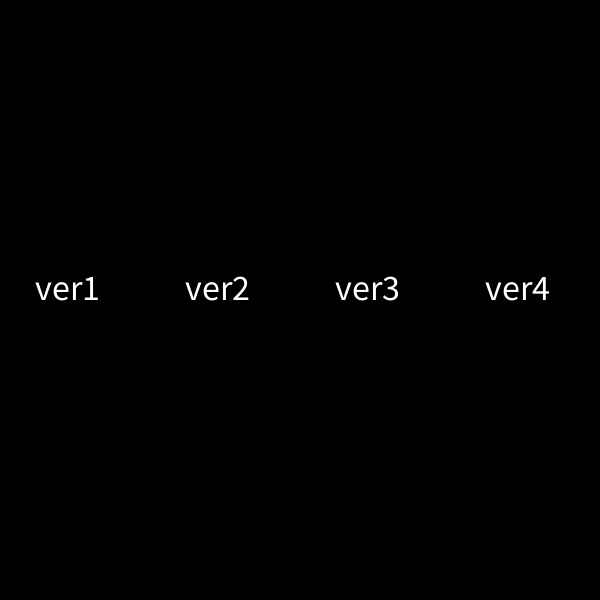
Frame 1 (no input)
Frame 60 (the mouse pressed at the canvas centre just before this capture): identical to frame 1, image omitted
Frame 120 (the mouse held since frame 60 and released just before this capture): identical to frame 1, image omitted

The Processing sketch that drew this single still picture (run headless with seeded random() and noise(); from frame 60 on, the mouse is pressed at the canvas centre):

// Processing sketch: processing_156970
// ── processing_156970.pde

float[] xpos = new float[70];
float[] ypos = new float[70];

String[] versions = { 
  "ver1", 
  "ver2", 
  "ver3", 
  "ver4"
};

void setup() {
  size(600, 600);   
  for ( int i = 0 ; i < xpos.length; i++ ) {
    xpos[i] = 0; 
    ypos[i] = 0;
  }
}

void draw() {
  background(0); 


  fill(255); 
  textSize(36); 
  for ( int i = 0; i < versions.length; i++ ) {
    text(versions[i], i*width/4+35, height/2);
  }

  //   for (int i = 0; i < width; i++ ) {
  //   float r = map(i, 0, width, 100, 255);
  //   float g = map(i, 0, width, 200, 150); 
  //   stroke(r,g,100); 
  //   line(i, 0, i, height);
  // } 


  xpos[xpos.length - 1] = mouseX;
  ypos[ypos.length - 1] = mouseY; 

  for ( int i = 0 ; i < xpos.length-1; i++ ) {
    xpos[i] = xpos[i+1];
    ypos[i] = ypos[i+1];
  } 
  noCursor();
  noStroke(); 
  for (int i = 0 ; i < xpos.length - 1; i++ ) {

    if ( mouseX > 0 && mouseX < width/4 ) {
      float b = map(i, 0, xpos.length, 0, 255);
      float sz = map(i, 0, xpos.length, 0, 50); 
      //fill(b); 
      //ellipse(xpos[i], ypos[i], sz, sz); 
      stroke(b);  
      strokeWeight(sz); 
      line(xpos[i], ypos[i], xpos[i+1], ypos[i+1]);
    } 
    else if (mouseX > width/4 && mouseX < width/2) {
      float r = map(i, 0, xpos.length, 0, 255);
      float g = map(i, 0, xpos.length, 100, 200); 
      float b = map(i, 0, xpos.length, 230, 10);
      fill(r, g, b); 
      ellipse(xpos[i], ypos[i], 30, 30);
    } 
    else if (mouseX > width/2 && mouseX < width - width/4) {
      float b = map(i, 0, xpos.length, 0, 255);
      float r = map(i, 0, xpos.length, 100, 200); 
      float g = map(i, 0, xpos.length, 230, 10);
      fill(r, g, b); 
      for (int j = 0; j < 10; j++ ) {
        ellipse(xpos[i]+random(-j, j), ypos[i]+random(-j, j), 1, 50);
      }
    } 
    else if (mouseX > width-width/4 && mouseX < width) {
      float r = map(i, 0, xpos.length, 0, 255);
      float b = map(i, 0, xpos.length, 100, 200); 
      float g = map(i, 0, xpos.length, 230, 10);
      stroke(r, g, b); 
      strokeWeight(i/10); 
      pushMatrix(); 

      float rotation = i;
      
      translate(xpos[i], ypos[i]);
      rotate(radians(rotation));  
      line(-100, 0, 100, 0);
      //      ellipse(xpos[i], ypos[i], 30, 30);  

      popMatrix();
    } 

    //ellipse(mouseX, mouseY, 25, 25);
  } 
}
